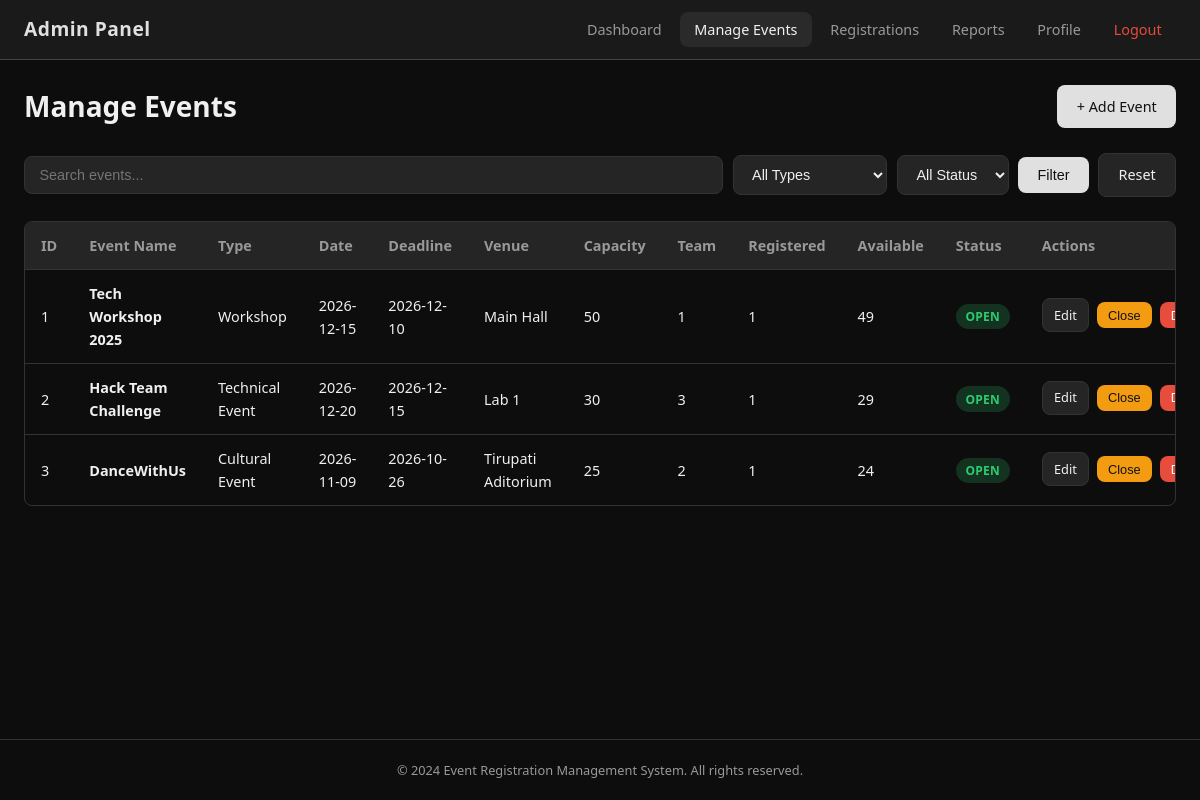
The app's page /manage-events (signed in) with its own data.
### tables this page shows
CREATE TABLE events (
            id INTEGER PRIMARY KEY AUTOINCREMENT,
            event_name TEXT NOT NULL,
            event_type TEXT NOT NULL DEFAULT 'Other',
            event_date TEXT NOT NULL,
            registration_deadline TEXT NOT NULL,
            venue TEXT NOT NULL DEFAULT '',
            capacity INTEGER NOT NULL DEFAULT 100,
            description TEXT DEFAULT '',
            status TEXT NOT NULL DEFAULT 'Open',
            created_at TEXT DEFAULT CURRENT_TIMESTAMP
        , team_size INTEGER NOT NULL DEFAULT 1);

### app.py (the view)
@app.route('/manage-events')
@admin_required
def manage_events():
    update_event_statuses()
    search = request.args.get('search', '').strip()
    event_type = request.args.get('type', 'All')
    status_filter = request.args.get('status', 'All')
    query = "SELECT * FROM events WHERE 1=1"
    params = []
    if search:
        query += " AND (event_name LIKE ? OR venue LIKE ?)"
        like = f'%{search}%'
        params.extend([like, like])
    if event_type and event_type != 'All':
        query += " AND event_type = ?"
        params.append(event_type)
    if status_filter and status_filter != 'All':
        query += " AND status = ?"
        params.append(status_filter)
    query += " ORDER BY id ASC"
    events_list = query_db(query, params)
    events_data = []
    for e in events_list:
        d = dict(e)
        d['registered'] = get_registered_count(e['id'])
        d['available'] = get_available_seats(e)
        events_data.append(d)
    return render_template(
        'manage_events.html',
        events=events_data,
        search=search,
        selected_type=event_type,
        selected_status=status_filter,
        event_types=EVENT_TYPES
    )

### app.py (called while the page is built)
def get_db():
    db = getattr(g, '_database', None)
    if db is None:
        db = g._database = sqlite3.connect(DATABASE)
        db.row_factory = sqlite3.Row
        db.execute('PRAGMA foreign_keys = ON')
    return db

@app.teardown_appcontext
def close_connection(exception):
    db = getattr(g, '_database', None)
    if db is not None:
        db.close()

def query_db(query, args=(), one=False):
    cur = get_db().execute(query, args)
    rv = cur.fetchall()
    cur.close()
    return (rv[0] if rv else None) if one else rv

def update_event_statuses():
    today = date.today().isoformat()
    db = get_db()
    db.execute(
        """UPDATE events SET status = 'Expired'
           WHERE status = 'Open' AND registration_deadline < ?""",
        (today,)
    )
    db.execute(
        """UPDATE events SET status = 'Expired'
           WHERE status IN ('Open', 'Closed') AND event_date < ?""",
        (today,)
    )
    db.commit()

def admin_required(f):
    from functools import wraps
    @wraps(f)
    def decorated(*args, **kwargs):
        if 'admin_id' not in session:
            flash('Admin access required.', 'error')
            return redirect(url_for('admin_login'))
        return f(*args, **kwargs)
    return decorated

def get_registered_count(event_id):
    row = query_db(
        "SELECT COUNT(*) as cnt FROM registrations WHERE event_id = ? AND status = 'Registered'",
        (event_id,), one=True
    )
    return row['cnt'] if row else 0

def get_available_seats(event):
    registered = get_registered_count(event['id'])
    return max(0, event['capacity'] - registered)

### templates/manage_events.html (shortened to what this page needs)
{% extends "base.html" %}
{% block navbar %}
<nav class="navbar navbar-admin">
    <div class="nav-brand">Admin Panel</div>
    <ul class="nav-links" id="navLinks">
        <li><a href="{{ url_for('admin_dashboard') }}">Dashboard</a></li>
        <li><a href="{{ url_for('manage_events') }}" class="active">Manage Events</a></li>
        <li><a href="{{ url_for('all_registrations') }}">Registrations</a></li>
        <li><a href="{{ url_for('reports') }}">Reports</a></li>
        <li><a href="{{ url_for('admin_profile') }}">Profile</a></li>
        <li><a href="{{ url_for('admin_logout') }}" class="nav-logout">Logout</a></li>
    </ul>
</nav>
{% endblock %}
{% block content %}
<div class="page-header">
    <h1>Manage Events</h1>
    <a href="{{ url_for('add_event') }}" class="btn btn-primary">+ Add Event</a>
</div>
<div class="filter-bar">
    <form method="GET" action="{{ url_for('manage_events') }}" class="filter-form">
        <input type="text" name="search" value="{{ search }}" placeholder="Search events..." class="search-input">
        <select name="type" class="filter-select">
            <option value="All" {% if selected_type == 'All' %}selected{% endif %}>All Types</option>
        </select>
        <select name="status" class="filter-select">
            <option value="All" {% if selected_status == 'All' %}selected{% endif %}>All Status</option>
        </select>
        <button type="submit" class="btn btn-primary">Filter</button>
        <a href="{{ url_for('manage_events') }}" class="btn btn-secondary">Reset</a>
    </form>
</div>
{% if events %}
<div class="table-responsive">
    <table class="data-table">
        <thead>
            <tr>
                <th>ID</th>
                <th>Event Name</th>
                <th>Type</th>
                <th>Date</th>
                <th>Deadline</th>
                <th>Venue</th>
                <th>Capacity</th>
                <th>Team</th>
                <th>Registered</th>
                <th>Available</th>
                <th>Status</th>
                <th>Actions</th>
            </tr>
        </thead>
        <tbody>
            {% for e in events %}
            <tr>
                <td>{{ e.id }}</td>
                <td><strong>{{ e.event_name }}</strong></td>
                <td>{{ e.event_type }}</td>
                <td>{{ e.event_date }}</td>
                <td>{{ e.registration_deadline }}</td>
                <td>{{ e.venue }}</td>
                <td>{{ e.capacity }}</td>
                <td>{% if e.team_size and e.team_size > 1 %}{{ e.team_size }}{% else %}1{% endif %}</td>
                <td>{{ e.registered }}</td>
                <td>{{ e.available }}</td>
                <td><span class="badge badge-{{ e.status|lower }}">{{ e.status }}</span></td>
                <td class="actions-cell">
                    <a href="{{ url_for('edit_event', event_id=e.id) }}" class="btn btn-sm btn-secondary">Edit</a>
                    {% if e.status == 'Open' %}
                    <form method="POST" action="{{ url_for('close_event', event_id=e.id) }}" style="display:inline;" onsubmit="return confirm('Close this event?');">
                        <button type="submit" class="btn btn-sm btn-warning">Close</button>
                    </form>
                    {% endif %}
                    <form method="POST" action="{{ url_for('delete_event', event_id=e.id) }}" style="display:inline;" onsubmit="return confirm('Delete this event? This cannot be undone if no registrations exist.');">
                        <button type="submit" class="btn btn-sm btn-danger">Delete</button>
                    </form>
                </td>
            </tr>
            {% endfor %}
        </tbody>
    </table>
</div>
{% else %}
<p class="empty-state">No events found. <a href="{{ url_for('add_event') }}">Add one</a>.</p>
{% endif %}
{% endblock %}

### static/style.css (style rules this page uses)
*, *::before, *::after { box-sizing: border-box; margin: 0; padding: 0; }
:root { --bg-dark: #0d0d0d; --bg-card: #1a1a1a; --bg-input: #252525; --bg-hover: #2a2a2a; --border: #333; --text: #f0f0f0; --text-muted: #999; --primary: #e0e0e0; --primary-hover: #ffffff; --accent: #4a90d9; --success: #2ecc71; --danger: #e74c3c; --warning: #f39c12; --info: #3498db; --radius: 8px; --shadow: 0 4px 12px rgba(0,0,0,0.4); }
body { font-family: 'Segoe UI', system-ui, -apple-system, sans-serif; background: var(--bg-dark); color: var(--text); line-height: 1.6; min-height: 100vh; display: flex; flex-direction: column; }
a { color: var(--accent); text-decoration: none; }
.navbar { background: var(--bg-card); border-bottom: 1px solid var(--border); padding: 0 1.5rem; display: flex; align-items: center; justify-content: space-between; height: 60px; position: sticky; top: 0; z-index: 100; }
.navbar-admin { border-bottom-color: #444; }
.nav-brand { font-size: 1.2rem; font-weight: 700; color: var(--primary); letter-spacing: 0.5px; }
.nav-links { display: flex; list-style: none; gap: 0.25rem; align-items: center; }
.nav-links a { color: var(--text-muted); padding: 0.5rem 0.9rem; border-radius: var(--radius); font-size: 0.9rem; transition: all 0.2s; text-decoration: none; }
.nav-links a:hover, .nav-links a.active { color: var(--text); background: var(--bg-hover); text-decoration: none; }
.nav-logout { color: var(--danger) !important; }
.page-header { margin-bottom: 1.5rem; display: flex; flex-wrap: wrap; align-items: center; gap: 1rem; justify-content: space-between; }
.page-header h1 { font-size: 1.75rem; font-weight: 600; }
.btn { display: inline-block; padding: 0.6rem 1.2rem; border: none; border-radius: var(--radius); font-size: 0.9rem; font-weight: 500; cursor: pointer; transition: all 0.2s; text-decoration: none; text-align: center; }
.btn-primary { background: var(--primary); color: #111; }
.btn-secondary { background: var(--bg-input); color: var(--text); border: 1px solid var(--border); }
.btn-danger { background: var(--danger); color: #fff; }
.btn-warning { background: var(--warning); color: #111; }
.btn-sm { padding: 0.35rem 0.7rem; font-size: 0.8rem; }
.table-responsive { overflow-x: auto; border: 1px solid var(--border); border-radius: var(--radius); }
.data-table { width: 100%; border-collapse: collapse; font-size: 0.9rem; }
.data-table th { background: var(--bg-input); padding: 0.75rem 1rem; text-align: left; font-weight: 600; color: var(--text-muted); border-bottom: 1px solid var(--border); white-space: nowrap; }
.data-table td { padding: 0.75rem 1rem; border-bottom: 1px solid var(--border); vertical-align: middle; }
.data-table tr:last-child td { border-bottom: none; }
.actions-cell { white-space: nowrap; }
.actions-cell .btn { margin-right: 0.25rem; margin-bottom: 0.2rem; }
.badge { display: inline-block; padding: 0.2rem 0.6rem; border-radius: 20px; font-size: 0.75rem; font-weight: 600; text-transform: uppercase; letter-spacing: 0.3px; }
.badge-open { background: rgba(46, 204, 113, 0.2); color: var(--success); }
.filter-bar { margin-bottom: 1.5rem; }
.filter-form { display: flex; flex-wrap: wrap; gap: 0.6rem; align-items: center; }
.search-input { flex: 1; min-width: 180px; padding: 0.6rem 0.9rem; background: var(--bg-input); border: 1px solid var(--border); border-radius: var(--radius); color: var(--text); font-size: 0.9rem; }
.filter-select { padding: 0.6rem 0.9rem; background: var(--bg-input); border: 1px solid var(--border); border-radius: var(--radius); color: var(--text); font-size: 0.9rem; }

### records on screen
events: id "1", event_name "Tech Workshop 2025", event_type "Workshop", event_date "2026-12-15", registration_deadline "2026-12-10", venue "Main Hall", capacity "50", team_size "1", registered "1", available "49", status "OPEN"
events: id "2", event_name "Hack Team Challenge", event_type "Technical Event", event_date "2026-12-20", registration_deadline "2026-12-15", venue "Lab 1", capacity "30", team_size "3", registered "1", available "29", status "OPEN"
events: id "3", event_name "DanceWithUs", event_type "Cultural Event", event_date "2026-11-09", registration_deadline "2026-10-26", venue "Tirupati Aditorium", capacity "25", team_size "2", registered "1", available "24", status "OPEN"
